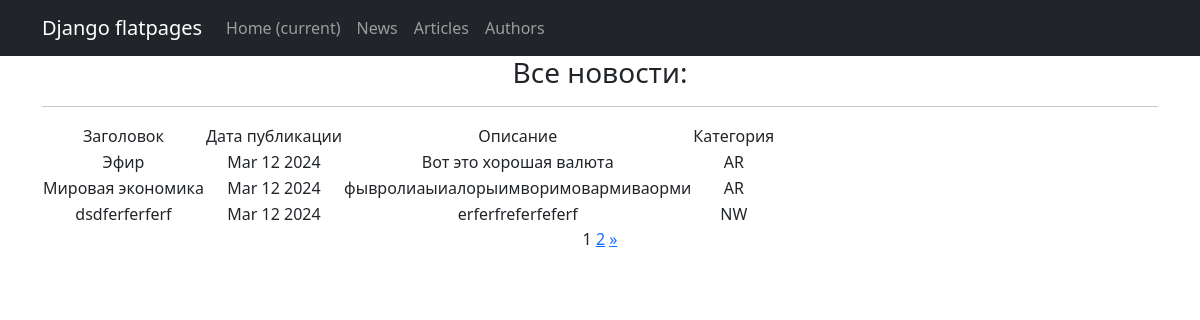
The page /posts/ on the database as committed earlier.
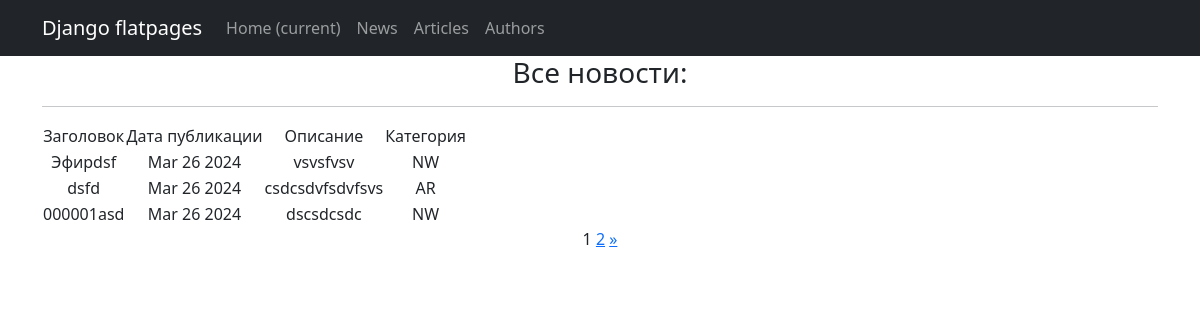
The same page on the database as committed later.
### newapp/models.py (models this page shows, shortened)
class Post(models.Model):
    author = models.ForeignKey(Author, on_delete=models.CASCADE)
    NEWS = 'NW'
    ARTICLE = 'AR'
    CATEGORY_CHOICES = (
        (NEWS, 'Новость'),
        (ARTICLE, 'Статья'),
    )
    categoryType = models.CharField(max_length=2, choices=CATEGORY_CHOICES, default=ARTICLE)
    dateCreation = models.DateTimeField(auto_now_add=True)
    postCategory = models.ManyToManyField(Category, through='PostCategory')
    title = models.CharField(max_length=128)
    text = models.TextField()
    rating = models.SmallIntegerField(default=0)

### newapp/views.py (the view)
# urls.py: path('posts/', PostsList.as_view(), name='posts'),
class PostsList(ListView):
    model = Post
    ordering = '-dateCreation'
    template_name = 'news.html'
    context_object_name = 'news'
    paginate_by = 3

### newapp/templatetags/custom_filters.py (called while the page is built)
@register.filter()
def censor(value):
    for word in censored_words:
        value = value.replace(word, '*' * len(word))
    return value

@register.simple_tag(takes_context=True)
def url_replace(context, **kwargs):
    d = context['request'].GET.copy()
    for k, v in kwargs.items():
        d[k] = v
    return d.urlencode()

### templates/news.html (shortened to what this page needs)
{% extends 'flatpages/default.html' %}
{% load custom_filters %}
{% block content %}
<h3>Все новости:</h3>
<hr>
{% if news %}
<table>
    <tr>
    <td>Заголовок</td>
    <td>Дата публикации</td>
    <td>Описание</td>
        <td>Категория</td>
    </tr>
    {% for i in news %}
    <tr>
        <td>{{ i.title}} </td>
        <td>{{ i.dateCreation|date:'M d Y' }}</td>
        <td>{{ i.text|truncatewords:20 }}</td>
         <td>{{ i.categoryType }}</td>
    </tr>
    {% endfor %}
</table>
{% else %}
<h2>Новостей нет!</h2>
{% endif %}
{{ page_obj.number }}
{% if page_obj.has_next %}
<a href="?{% url_replace page=page_obj.next_page_number %}">{{ page_obj.next_page_number }}</a>
<a href="?page={{ page_obj.paginator.num_pages }}"> &raquo;</a>
{% endif %}
{% endblock content %}

Rows that differ between the two databases and show on the page:
removed Post: title "Эфир", dateCreation "Mar 12 2024", text "Вот это хорошая валюта", categoryType "AR"
removed Post: title "Мировая экономика", dateCreation "Mar 12 2024", text "фывролиаыиалорыимворимовармиваорми", categoryType "AR"
removed Post: title "dsdferferferf", dateCreation "Mar 12 2024", text "erferfreferfeferf", categoryType "NW"
now on this page (row edited): Post: title "Эфирdsf", dateCreation "Mar 26 2024", text "vsvsfvsv", categoryType "NW"
now on this page (row edited): Post: title "dsfd", dateCreation "Mar 26 2024", text "csdcsdvfsdvfsvs", categoryType "AR"
now on this page (row edited): Post: title "000001asd", dateCreation "Mar 26 2024", text "dscsdcsdc", categoryType "NW"
